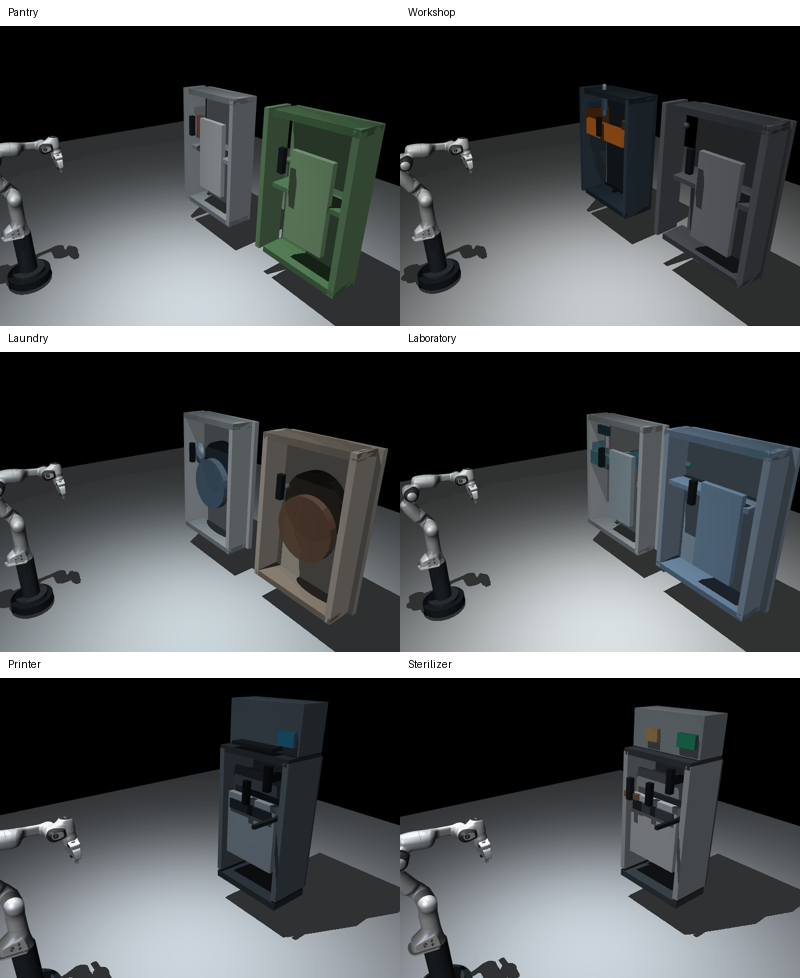
#> input picture week11_note/assets/week11_all_scenes_before_support_repair.png, 800 x 978 px, given in place of pantry_fridge_to_cupboard.gif, which was not available
$ python build_support_repair_contact_sheet.py
#> lines starting #> are read from the running program, lines starting #| are printed output that depends on the picture; pictures that were not available may be replaced by others from this repository, and a replacement may not be noted
#> in _overview, `canvas = Image.new("RGB", (tile_size[0] * 3, title_height + (tile_size..`: canvas: PIL image 1440x782 RGB; every value is 255
"""Build Week11 overview images used for structural-support review."""

from pathlib import Path

from PIL import Image, ImageDraw, ImageFont, ImageOps


ASSET_DIR = Path(__file__).resolve().parents[1] / "assets"
SCENES = (
    ("Pantry: fridge to cupboard", "pantry_fridge_to_cupboard.gif"),
    ("Workshop: drawer to locker", "workshop_drawer_to_locker.gif"),
    ("Laundry: washer to dryer", "laundry_washer_to_dryer.gif"),
    ("Laboratory: incubator to cold storage", "laboratory_incubator_to_cold_storage.gif"),
    ("Printer: panel and tray restore", "printer_service_panel_tray_restore.gif"),
    ("Sterilizer: latch, panel, and tray reset", "sterilizer_safety_latch_panel_tray_reset.gif"),
)


def _frame(path: Path, *, final: bool) -> Image.Image:
#> called with final = False
    image = Image.open(path)
#> image is the input picture: PIL image 800x978 RGB; mean R, G, B 83.3, 86.6, 88
    if final:
        image.seek(image.n_frames - 1)
    return image.convert("RGB")


def _tile(image: Image.Image, size: tuple[int, int]) -> Image.Image:
#> called with size = (480, 340)
    return ImageOps.fit(image, size, method=Image.Resampling.LANCZOS)
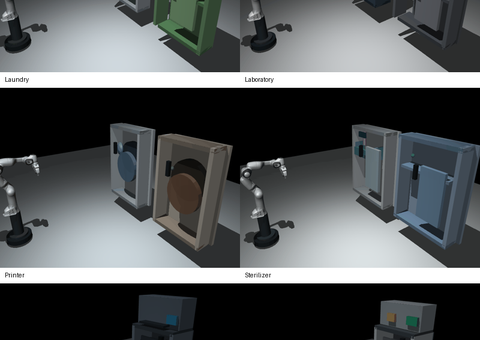
#> returned value: PIL image 480x340 RGB; mean R, G, B 86.7, 89.9, 91.1


def _overview() -> None:
    tile_size = (480, 340)
    title_height = 42
    label_height = 30
    canvas = Image.new("RGB", (tile_size[0] * 3, title_height + (tile_size[1] + label_height) * 2), "white")
    draw = ImageDraw.Draw(canvas)
    font = ImageFont.load_default()
    draw.text((16, 14), "Week11 after structural-support repair — initial state", fill="black", font=font)
    for index, (label, filename) in enumerate(SCENES):
        column = index % 3
        row = index // 3
        x = column * tile_size[0]
        y = title_height + row * (tile_size[1] + label_height)
        canvas.paste(_tile(_frame(ASSET_DIR / filename, final=False), tile_size), (x, y))
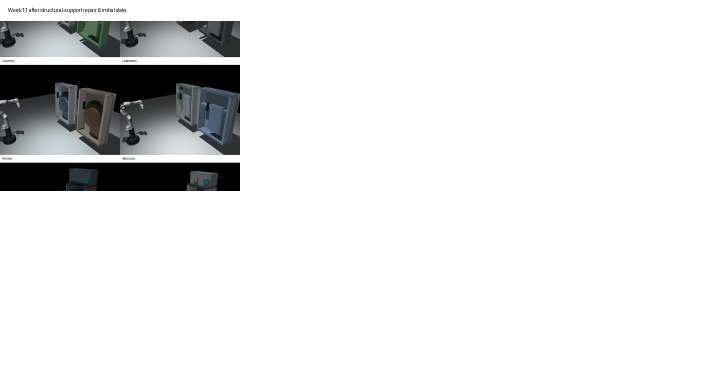
#> canvas: PIL image 1440x782 RGB (shown at 1/2 size); mean R, G, B 230.5, 231, 231.1
        draw.text((x + 10, y + tile_size[1] + 9), label, fill="black", font=font)
#> pass 2 of the loop in _overview, `for index, (label, filename) in enumerate(SCENES):`:
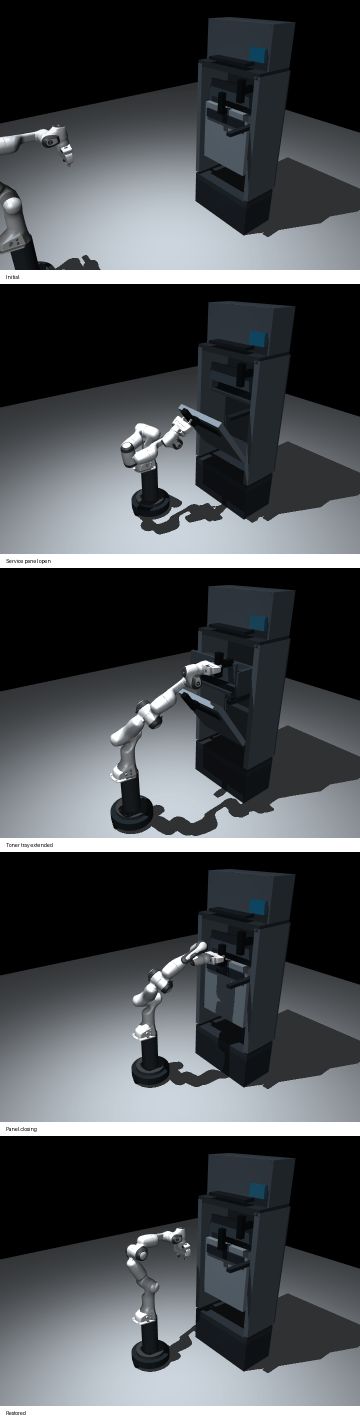
#> input picture week11_note/assets/printer_service_panel_tray_restore_contact_sheet.png, 720 x 2840 px, given in place of workshop_drawer_to_locker.gif, which was not available (shown at 1/2 size)
#> in _frame, image is the input picture: PIL image 720x2840 RGB; mean R, G, B 75.3, 78.6, 81.9
#> in _tile (call 2), `return ImageOps.fit(image, size, method=Image.Resampling.LANCZOS)`:
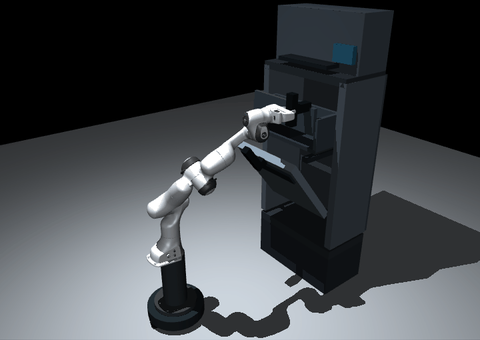
#> returned value: PIL image 480x340 RGB; mean R, G, B 66.6, 70.1, 73.5
#> in _overview, `canvas.paste(_tile(_frame(ASSET_DIR / filename, final=False), tile_siz..`:
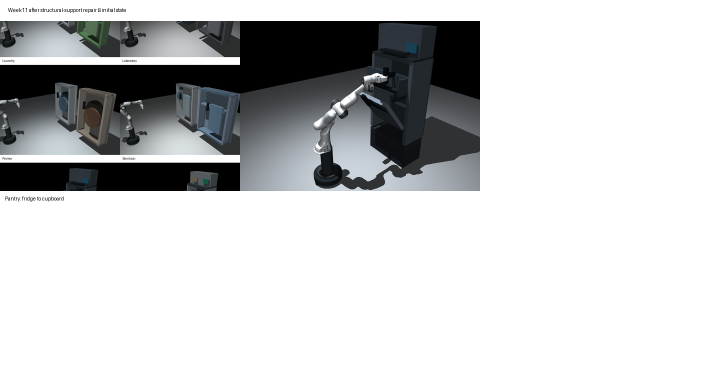
#> canvas: PIL image 1440x782 RGB (shown at 1/2 size); mean R, G, B 203.1, 204.1, 204.8
    canvas.save(ASSET_DIR / "week11_all_scenes_after_support_repair.png")


def _initial_final_review() -> None:
    tile_size = (520, 370)
    title_height = 50
    row_label_height = 28
    row_height = tile_size[1] + row_label_height
    canvas = Image.new("RGB", (tile_size[0] * 2, title_height + row_height * len(SCENES)), "white")
    draw = ImageDraw.Draw(canvas)
    font = ImageFont.load_default()
    draw.text((16, 12), "Week11 structural-support review", fill="black", font=font)
    draw.text((220, 32), "Initial", fill="black", font=font)
    draw.text((740, 32), "Final", fill="black", font=font)
    for row, (label, filename) in enumerate(SCENES):
        y = title_height + row * row_height
        path = ASSET_DIR / filename
        canvas.paste(_tile(_frame(path, final=False), tile_size), (0, y))
        canvas.paste(_tile(_frame(path, final=True), tile_size), (tile_size[0], y))
        draw.rectangle((0, y + tile_size[1], tile_size[0] * 2, y + row_height), fill="white")
        draw.text((12, y + tile_size[1] + 8), label, fill="black", font=font)
    canvas.save(ASSET_DIR / "week11_support_repair_initial_final_review.png")


def _timeline(gif_name: str, output_name: str, stages: tuple[tuple[str, float], ...]) -> None:
    image = Image.open(ASSET_DIR / gif_name)
    width, height = image.size
    label_height = 28
    canvas = Image.new("RGB", (width, (height + label_height) * len(stages)), "white")
    draw = ImageDraw.Draw(canvas)
    font = ImageFont.load_default()
    for row, (label, fraction) in enumerate(stages):
        frame_index = round((image.n_frames - 1) * fraction)
        image.seek(frame_index)
        y = row * (height + label_height)
        canvas.paste(image.convert("RGB"), (0, y))
        draw.text((12, y + height + 8), label, fill="black", font=font)
    canvas.save(ASSET_DIR / output_name)


if __name__ == "__main__":
#> (the run stopped early here; a loop or call above may not have finished)
